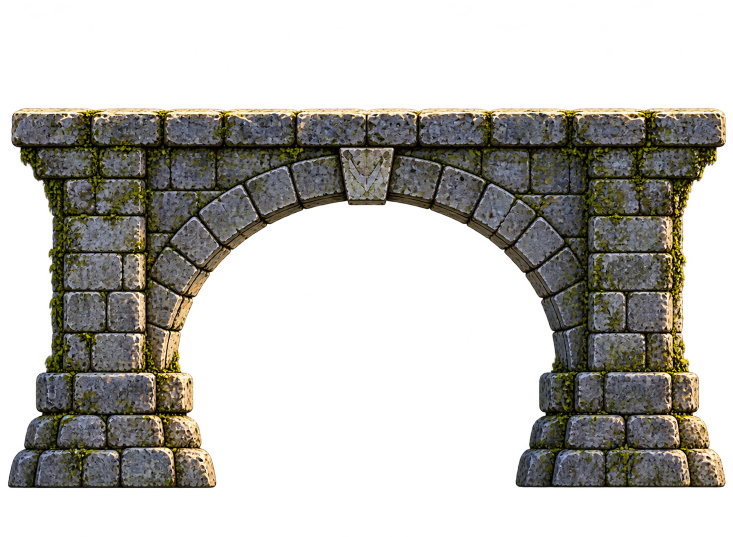
#> input picture source_art/art04/arch_master.png, 1466 x 1073 px, given in place of turn_master.png, which was not available (shown at 1/2 size)
$ python art04_export.py
#> lines starting #> are read from the running program, lines starting #| are printed output that depends on the picture; after the words box and inside, x2 and y2 are one past the last pixel; in counts of white or black regions, pixels touching at a corner belong together; pictures that were not available may be replaced by others from this repository, and a replacement may not be noted
"""Export authored raster assets, registered key poses, editable ORA sources and QA."""
from pathlib import Path
import hashlib, io, json, zipfile, xml.etree.ElementTree as ET
import numpy as np
from PIL import Image, ImageDraw, ImageFont

ROOT=Path(__file__).resolve().parents[1]
SRC=ROOT/'source_art/art04'
ASSET=ROOT/'assets/art04'
DOC=ROOT/'docs/art/art04'
FONT=ImageFont.truetype('/System/Library/Fonts/Supplemental/Arial.ttf',20)
POSES={
 'turn_depth_key':dict(source='turn',scale=.2348,root=[650,1470],contact=[880,1373],facing='right-quarter-rear'),
 'enter_depth_key':dict(source='entry',scale=.2348,root=[600,1459],contact=[535,1454],facing='rear'),
 'stair_up_key':dict(source='up',scale=.248,root=[600,1281],contact=[1000,1120],facing='right'),
 'stair_down_key':dict(source='down',scale=.24,root=[520,1408],contact=[285,1402],facing='left'),
}

def clean(im):
    a=np.array(im.convert('RGBA')).copy()
    # Remove only low-alpha export noise; preserve visible artwork and edge coverage.
    a[:,:,3][a[:,:,3]<=8]=0
    a[:,:,3][a[:,:,3]>=248]=255
    a[a[:,:,3]==0,:3]=0
    return Image.fromarray(a)

def pngbytes(im):
    s=io.BytesIO();im.save(s,format='PNG');return s.getvalue()

def ora(path,size,layers):
    root=ET.Element('image',{'w':str(size[0]),'h':str(size[1]),'name':path.stem,'version':'0.0.3'})
    stack=ET.SubElement(root,'stack')
    merged=Image.new('RGBA',size)
    for name,im,visible in reversed(layers):
        if visible: merged.alpha_composite(im)
    with zipfile.ZipFile(path,'w') as z:
        z.writestr('mimetype','image/openraster',compress_type=zipfile.ZIP_STORED)
        for i,(name,im,visible) in enumerate(layers):
            src=f'data/layer{i}.png';z.writestr(src,pngbytes(im))
            ET.SubElement(stack,'layer',{'name':name,'src':src,'opacity':'1.0','visibility':'visible' if visible else 'hidden','composite-op':'svg:src-over','x':'0','y':'0'})
        z.writestr('stack.xml',ET.tostring(root,encoding='utf-8'))
        z.writestr('mergedimage.png',pngbytes(merged))

def write(im,rel):
    path=ASSET/rel;path.parent.mkdir(parents=True,exist_ok=True)
    clean(im).save(path)
    return path

def main():
    for p in [DOC,SRC,ASSET/'environment',ASSET/'kaze',ASSET/'prefabs']: p.mkdir(parents=True,exist_ok=True)
    metadata=[];pose_images=[]
    for key,cfg in POSES.items():
        im=clean(Image.open(SRC/(cfg['source']+'_master.png')))
#> in clean, a is the input picture: shape (1073, 1466, 4); mean R, G, B, A 40.1, 38.3, 31.2, 103
#> in clean, `a[:,:,3][a[:,:,3]<=8]=0`: a: shape (1073, 1466, 4); 3.2% of pixels changed, all inside (x1, y1, x2, y2) = (0, 0, 1466, 1073)
#> in clean, `a[a[:,:,3]==0,:3]=0`: a: shape (1073, 1466, 4); mean R, G, B, A 37.2, 35.7, 30.5, 104.2
        scale=cfg['scale'];rx,ry=cfg['root']
        # Fixed manually selected authoring transform, not runtime auto-centering.
        out=im.transform((320,724),Image.Transform.AFFINE,(1/scale,0,rx-160/scale,0,1/scale,ry-600/scale),Image.Resampling.BICUBIC)
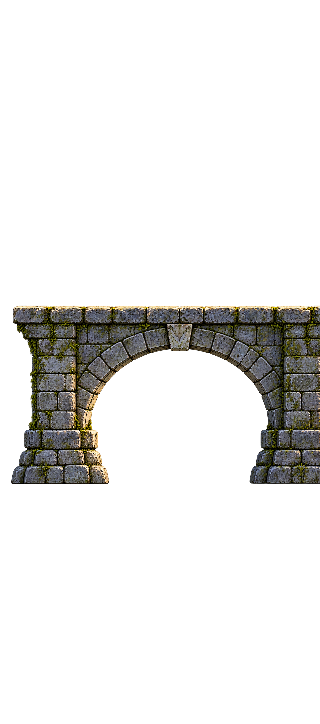
#> out: PIL image 320x724 RGBA; mean R, G, B, A 12.4, 12, 10.4, 36; transparent parts drawn white
        path=write(out,'kaze/'+key+'.png');out=Image.open(path).convert('RGBA');pose_images.append(out)
#> in clean (call 2), `a[:,:,3][a[:,:,3]<=8]=0`: a: shape (724, 320, 4); 0.03% of pixels changed, all inside (x1, y1, x2, y2) = (11, 305, 314, 479)
#> in clean (call 2), `a[:,:,3][a[:,:,3]>=248]=255`: a: shape (724, 320, 4); mean R, G, B, A 12.4, 12, 10.4, 36.1
#> in clean (call 2), `a[a[:,:,3]==0,:3]=0`: a: shape (724, 320, 4); mean R, G, B, A 12.3, 11.9, 10.4, 36.1
        contact=[round(160+(cfg['contact'][0]-rx)*scale,3),round(600+(cfg['contact'][1]-ry)*scale,3)]
        metadata.append(dict(id=key,path=str(path.relative_to(ROOT)),size=[320,724],pivot=[160,600],scale=.303125,offset=[0,-238],frame_count=1,loop=False,direction=cfg['facing'],contact_px=contact,authoring_transform=cfg,status='single key; technical import candidate, creator acceptance pending'))
        guides=Image.new('RGBA',(320,724));d=ImageDraw.Draw(guides);d.line((0,600,320,600),fill='#e4b75b',width=1);d.line((160,0,160,724),fill='#e4b75b',width=1);d.ellipse((contact[0]-4,contact[1]-4,contact[0]+4,contact[1]+4),outline='#fa5949',width=1)
#> after `guides = Image.new('RGBA', (320, 724))`: guides: PIL image 320x724 RGBA; every value is 0
        ora(SRC/(key+'.ora'),(320,724),[('contact_root_guides',guides,False),('authored_character_flat',out,True)])
#> pass 2 of the loop in main, `for key,cfg in POSES.items():`:
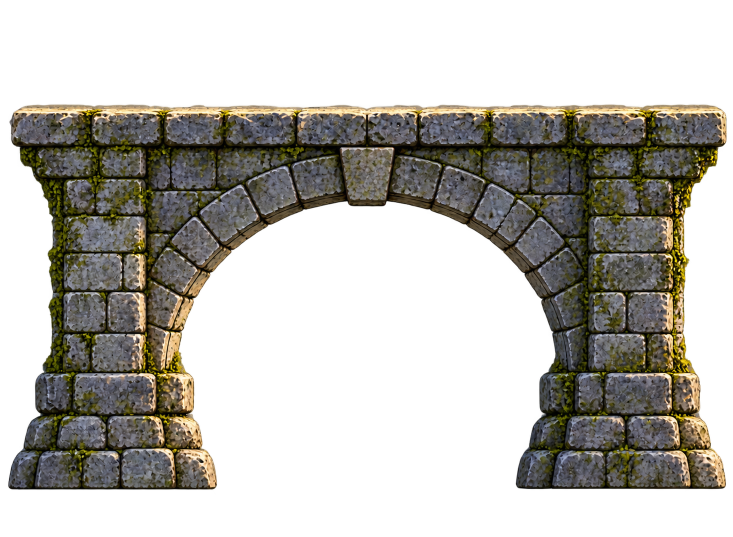
#> input picture source_art/art04/arch_plain_master.png, 1466 x 1073 px, given in place of entry_master.png, which was not available (shown at 1/2 size)
#> in clean, a is the input picture: shape (1073, 1466, 4); mean R, G, B, A 39.9, 37.6, 30.9, 106.1
#> in clean (call 3), `a[a[:,:,3]==0,:3]=0`:
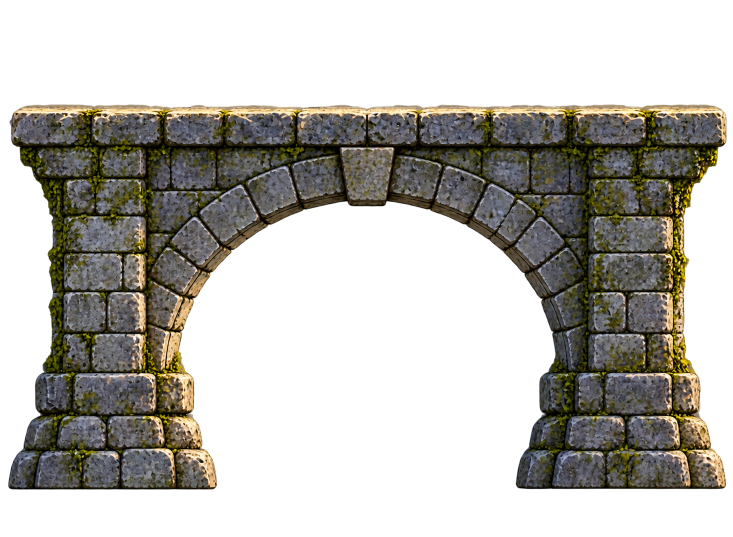
#> a: shape (1073, 1466, 4) (shown at 1/2 size); mean R, G, B, A 38.8, 36.6, 30.5, 106.9; transparent parts drawn white
#> in main, `out=im.transform((320,724),Image.Transform.AFFINE,(1/scale,0,rx-160/sc..`:
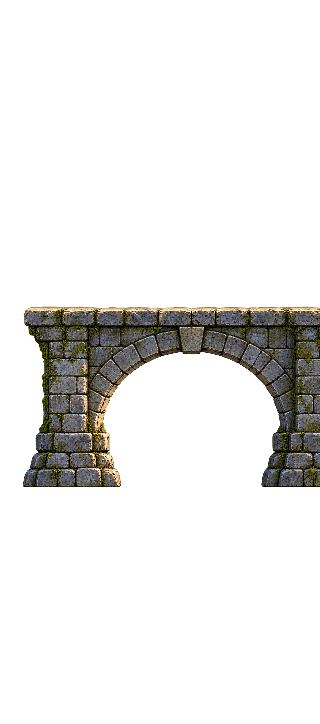
#> out: PIL image 320x724 RGBA; mean R, G, B, A 12, 11.5, 9.8, 34.5; transparent parts drawn white
    strip=Image.new('RGBA',(1280,724))
#> strip: PIL image 1280x724 RGBA; every value is 0
    for i,im in enumerate(pose_images): strip.alpha_composite(im,(320*i,0))
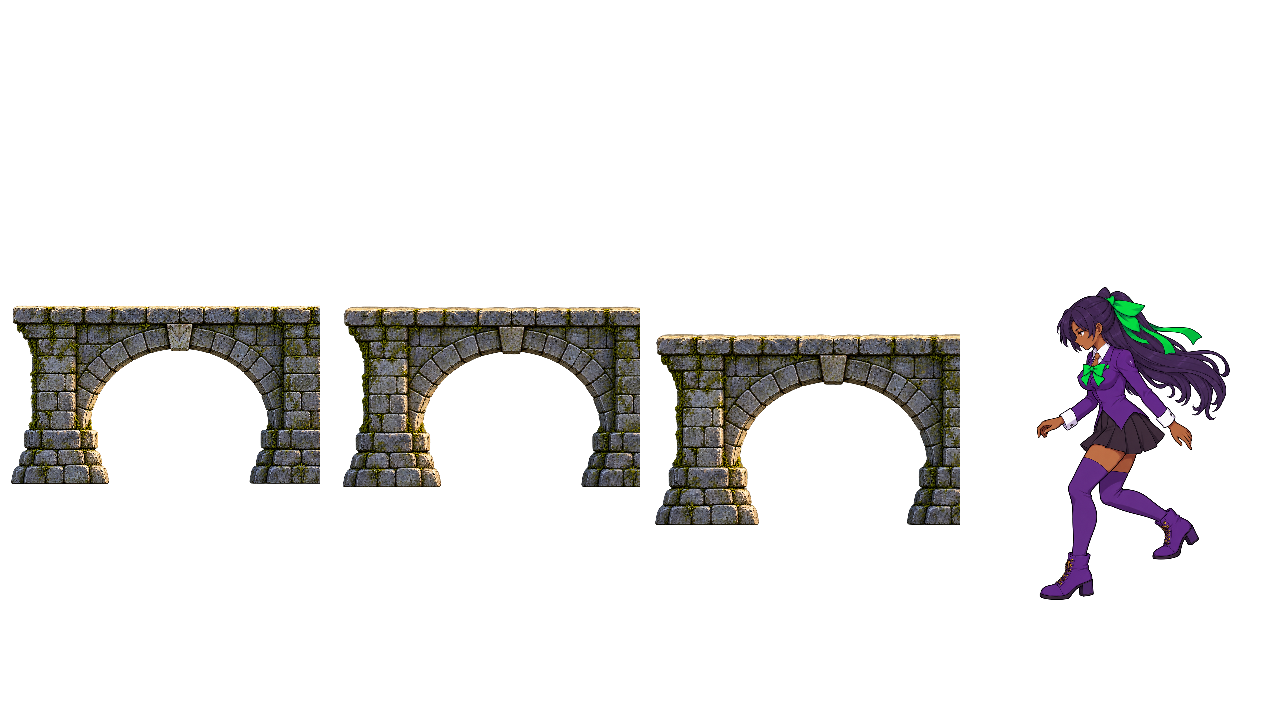
#> strip: PIL image 1280x724 RGBA; mean R, G, B, A 11.3, 10.3, 9.9, 33.4; transparent parts drawn white
    write(strip,'kaze/key_pose_atlas.png')
    # Environment dimensions map to explicit visual-only pilot envelopes.
    env=[]
    def fitted(source,size,name):
#> called with source = 'door', size = (208, 224), name = 'door_combined'
        im=clean(Image.open(SRC/(source+'_master.png')))
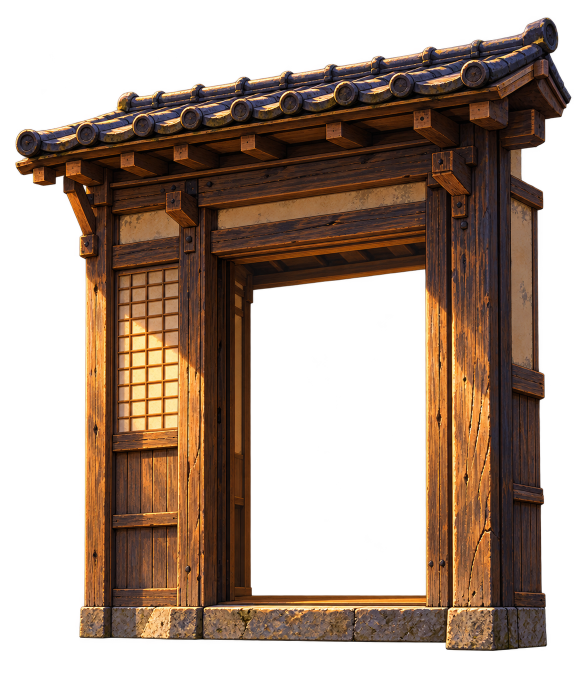
#> input picture source_art/art04/door_master.png, 1165 x 1350 px (shown at 1/2 size)
#> in clean, a is the input picture: shape (1350, 1165, 4); mean R, G, B, A 57.2, 37.2, 23.5, 135.7
#> in clean (call 10), `a[:,:,3][a[:,:,3]<=8]=0`: a: shape (1350, 1165, 4); 2.18% of pixels changed, all inside (x1, y1, x2, y2) = (0, 23, 1149, 1350)
#> in clean (call 10), `a[a[:,:,3]==0,:3]=0`:
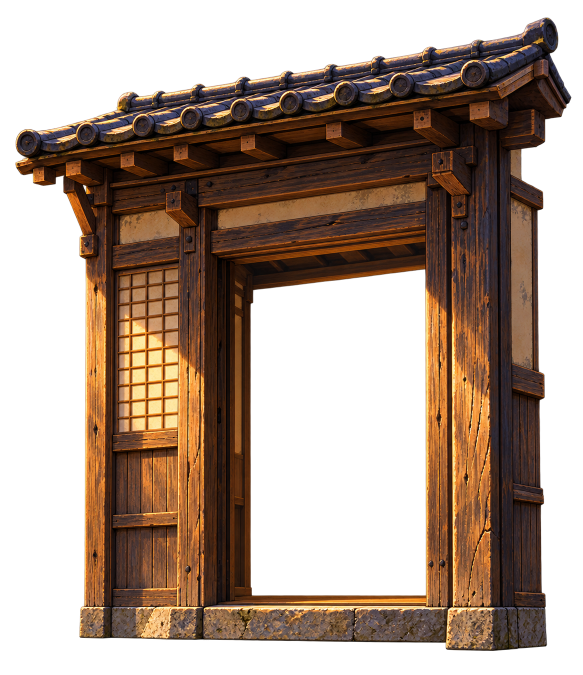
#> a: shape (1350, 1165, 4) (shown at 1/2 size); mean R, G, B, A 54.9, 36.1, 23, 137.1; transparent parts drawn white
        box=im.getchannel('A').point(lambda a:255 if a>32 else 0).getbbox()
#> box = (30, 35, 1143, 1302)
        out=Image.new('RGBA',size)
#> out: PIL image 208x224 RGBA; every value is 0
        out.alpha_composite(im.crop(box).resize((size[0]-16,size[1]-16),Image.Resampling.LANCZOS),(8,8))
        write(out,'environment/'+name+'.png');return clean(out)
#> in clean (call 11), `a[:,:,3][a[:,:,3]<=8]=0`: a: shape (224, 208, 4); mean R, G, B, A 56.8, 37.7, 23.7, 131
#> in clean (call 11), `a[:,:,3][a[:,:,3]>=248]=255`: a: shape (224, 208, 4); mean R, G, B, A 56.8, 37.7, 23.7, 131.1
#> in clean (call 11), `a[a[:,:,3]==0,:3]=0`:
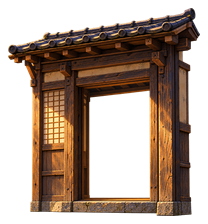
#> a: shape (224, 208, 4); mean R, G, B, A 53.8, 35.5, 22.6, 131.1; transparent parts drawn white
    door=fitted('door',(208,224),'door_combined')
    a=np.array(door);front=np.zeros_like(a);front[88:,149:]=a[88:,149:];front[207:]=a[207:]
#> after `front[207:] = a[207:]`:
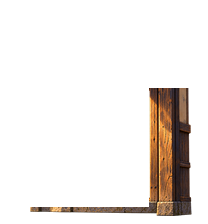
#> front: shape (224, 208, 4); mean R, G, B, A 15.1, 10.2, 6.7, 31.3; transparent parts drawn white
    back=a.copy();back[88:,149:]=0;back[207:]=0
#> after `back[207:] = 0`:
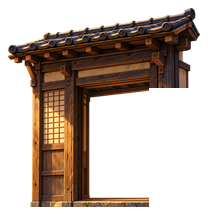
#> back: shape (224, 208, 4); mean R, G, B, A 38.7, 25.3, 15.9, 99.8; transparent parts drawn white
    front=Image.fromarray(front);back=Image.fromarray(back)
    write(front,'environment/r14_door_front.png');write(back,'environment/r14_door_back.png')
    # Recover an unobstructed interior detail from the approved painting, with no character.
#> (the run stopped early here; a loop or call above may not have finished)
